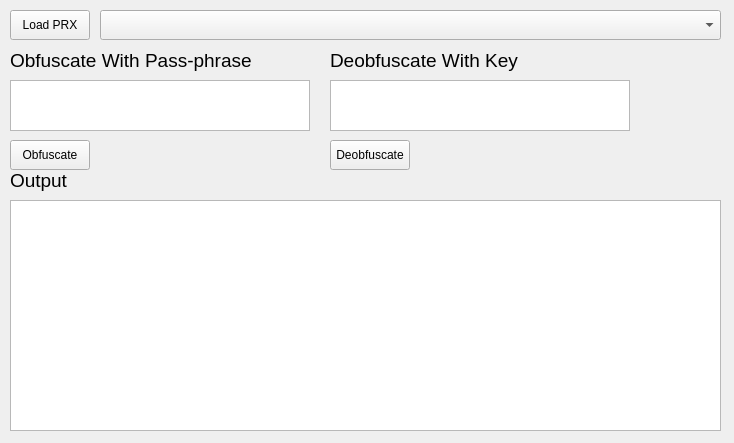
<?xml version="1.0" encoding="UTF-8"?>
<ui version="4.0">
 <class>PowerObfuscatorClass</class>
 <widget class="QMainWindow" name="PowerObfuscatorClass">
  <property name="geometry">
   <rect>
    <x>0</x>
    <y>0</y>
    <width>734</width>
    <height>443</height>
   </rect>
  </property>
  <property name="sizePolicy">
   <sizepolicy hsizetype="Preferred" vsizetype="Preferred">
    <horstretch>0</horstretch>
    <verstretch>0</verstretch>
   </sizepolicy>
  </property>
  <property name="windowTitle">
   <string>PowerObfuscator</string>
  </property>
  <widget class="QWidget" name="centralWidget">
   <property name="sizePolicy">
    <sizepolicy hsizetype="Preferred" vsizetype="Preferred">
     <horstretch>0</horstretch>
     <verstretch>0</verstretch>
    </sizepolicy>
   </property>
   <widget class="QPushButton" name="loadPrxButton">
    <property name="geometry">
     <rect>
      <x>10</x>
      <y>10</y>
      <width>80</width>
      <height>30</height>
     </rect>
    </property>
    <property name="text">
     <string>Load PRX</string>
    </property>
   </widget>
   <widget class="QPushButton" name="obfuscateButton">
    <property name="geometry">
     <rect>
      <x>10</x>
      <y>140</y>
      <width>80</width>
      <height>30</height>
     </rect>
    </property>
    <property name="text">
     <string>Obfuscate</string>
    </property>
   </widget>
   <widget class="QPushButton" name="deobfuscateButton">
    <property name="geometry">
     <rect>
      <x>330</x>
      <y>140</y>
      <width>80</width>
      <height>30</height>
     </rect>
    </property>
    <property name="text">
     <string>Deobfuscate</string>
    </property>
   </widget>
   <widget class="QTextEdit" name="obfuscatePassphraseTextEdit">
    <property name="geometry">
     <rect>
      <x>10</x>
      <y>80</y>
      <width>300</width>
      <height>51</height>
     </rect>
    </property>
   </widget>
   <widget class="QLabel" name="obfuscatePassphraseLabel">
    <property name="geometry">
     <rect>
      <x>10</x>
      <y>40</y>
      <width>251</width>
      <height>41</height>
     </rect>
    </property>
    <property name="font">
     <font>
      <pointsize>14</pointsize>
     </font>
    </property>
    <property name="text">
     <string>Obfuscate With Pass-phrase</string>
    </property>
   </widget>
   <widget class="QComboBox" name="filePathComboBox">
    <property name="geometry">
     <rect>
      <x>100</x>
      <y>10</y>
      <width>621</width>
      <height>30</height>
     </rect>
    </property>
   </widget>
   <widget class="QTextEdit" name="outputTextEdit">
    <property name="geometry">
     <rect>
      <x>10</x>
      <y>200</y>
      <width>711</width>
      <height>231</height>
     </rect>
    </property>
    <property name="readOnly">
     <bool>true</bool>
    </property>
   </widget>
   <widget class="QLabel" name="outputLabel">
    <property name="geometry">
     <rect>
      <x>10</x>
      <y>160</y>
      <width>91</width>
      <height>41</height>
     </rect>
    </property>
    <property name="font">
     <font>
      <pointsize>14</pointsize>
     </font>
    </property>
    <property name="text">
     <string>Output</string>
    </property>
   </widget>
   <widget class="QLabel" name="deobfuscateKeyLabel">
    <property name="geometry">
     <rect>
      <x>330</x>
      <y>40</y>
      <width>201</width>
      <height>41</height>
     </rect>
    </property>
    <property name="font">
     <font>
      <pointsize>14</pointsize>
     </font>
    </property>
    <property name="text">
     <string>Deobfuscate With Key</string>
    </property>
   </widget>
   <widget class="QTextEdit" name="deobfuscateKeyTextEdit">
    <property name="geometry">
     <rect>
      <x>330</x>
      <y>80</y>
      <width>300</width>
      <height>51</height>
     </rect>
    </property>
   </widget>
  </widget>
 </widget>
 <layoutdefault spacing="6" margin="11"/>
 <resources>
  <include location="PowerObfuscator.qrc"/>
 </resources>
 <connections/>
</ui>
